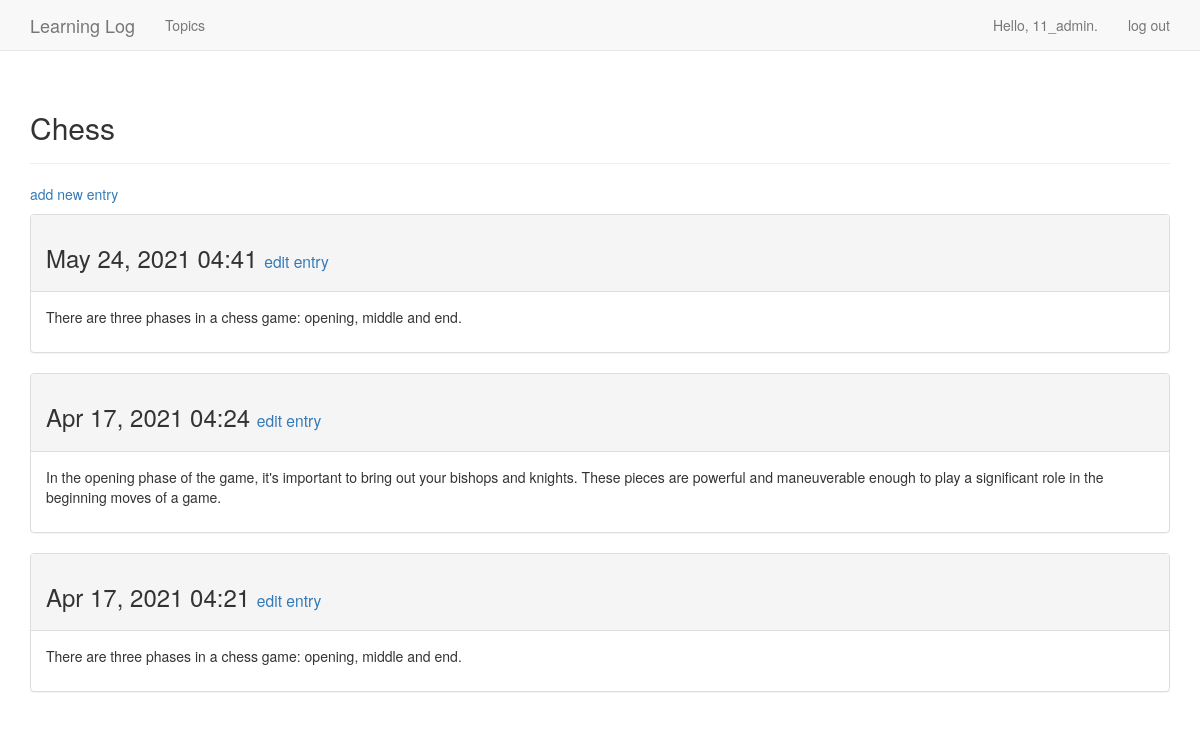
The page /topics/1/ (signed in) on the database its author committed.
### learning_logs/models.py (models this page shows, shortened)
class Topic(models.Model):
	text = models.CharField(max_length=200)
	date_added = models.DateTimeField(auto_now_add=True)
	owner = models.ForeignKey(User, on_delete=models.CASCADE)
	def __str__(self):
		return self.text

class Entry(models.Model):
	topic = models.ForeignKey(Topic, on_delete=models.CASCADE)
	text = models.TextField()
	date_added = models.DateTimeField(auto_now_add=True)
	class Meta:
		verbose_name_plural = 'entries'

### learning_logs/views.py (the view)
# urls.py: url(r'^topics/(?P<topic_id>\d+)/$', views.topic, name='topic'),
@login_required
def topic(request, topic_id):
	topic = Topic.objects.get(id=topic_id)
	if topic.owner != request.user:
		raise Http404
	entries = topic.entry_set.order_by('-date_added')
	context = {'topic': topic, 'entries': entries}
	return render(request, 'learning_logs/topic.html', context)

### learning_logs/templates/learning_logs/topic.html
{% extends 'learning_logs/base.html' %}
{% block header %}
  <h2>{{ topic }}</h2>
{% endblock %}
{% block content %}
  <p>
    <a href="{% url 'learning_logs:new_entry' topic.id %}">add new entry</a>
  </p>
  {% for entry in entries %}
    <div class="panel panel-default">
      <div class="panel-heading">
        <h3>
          {{ entry.date_added|date:'M d, Y H:i' }}
          <small>
            <a href="{% url 'learning_logs:edit_entry' entry.id %}">edit entry</a>
          </small>
        </h3>
      </div>
      <div class="panel-body">
        {{ entry.text|linebreaks }}
      </div>
    </div>
  {% empty %}
    There are no entries for this topic yet.
  {% endfor %}
{% endblock content %}

### learning_logs/templates/learning_logs/base.html (shortened to what this page needs)
{% load bootstrap3 %}
<!DOCTYPE html>
<html lang="en">
	<head>
		{% bootstrap_css %}
	</head>
	<body>
		<nav class="navbar navbar-default navbar-static-top">
			<div class="container">
				<div class="navbar-header">
					<a class="navbar-brand" href="{% url 'learning_logs:index' %}">
					Learning Log</a>
				</div>
				<div id="navbar" class="navbar-collapse collapse">
					<ul class="nav navbar-nav">
						<li><a href="{% url 'learning_logs:topics' %}">Topics</a></li>
					</ul>
					<ul class="nav navbar-nav navbar-right">
						{% if user.is_authenticated %}
							<li><a>Hello, {{ user.username }}.</a></li>
							<li><a href="{% url 'users:logout' %}">log out</a></li>
						{% else %}
							<li><a href="{% url 'users:register' %}">register</a></li>
							<li><a href="{% url 'users:login' %}">log in</a></li>
						{% endif %}
					</ul>
				</div>
			</div>
		</nav>
		<div class="container">
			<div class="page-header">
				{% block header %}{% endblock header %}
			</div>
			<div>
				{% block content %}{% endblock content %}
			</div>
		</div>
	</body>
</html>

### rows shown on the page
Topic: text "Chess"
Entry: date_added "May 24, 2021 04:41", text "There are three phases in a chess game: opening, middle and end."
Entry: date_added "Apr 17, 2021 04:24", text "In the opening phase of the game, it's important to bring out your bishops and knights. These pieces are powerful and maneuverable enough to play a significant role in the beginning moves of a game."
Entry: date_added "Apr 17, 2021 04:21", text "There are three phases in a chess game: opening, middle and end."

### other values the page prints
{{ user.username }} "11_admin"
